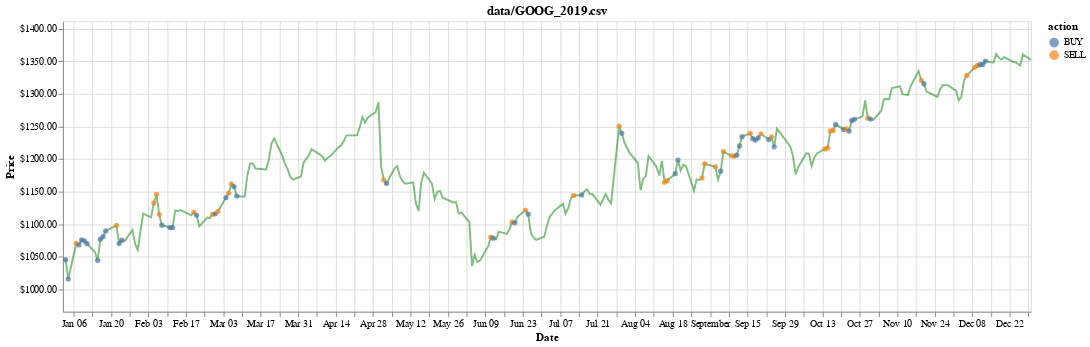

Notebook cell for this chart:
### Code cell
chart = visualize(df, history, title=test_stock)
chart

### Figure 1 — Vega-Lite specification as saved in the notebook (floating-point values rounded to 4 significant figures; data arrays with more than 128 entries replaced by an {"elided": "..."} marker saying what was removed)
{"config": {"view": {"continuousWidth": 400, "continuousHeight": 300}}, "layer": [{"mark": {"type": "line", "color": "green", "opacity": 0.5}, "encoding": {"x": {"type": "temporal", "field": "date"}, "y": {"type": "quantitative", "axis": {"format": "$.2f", "title": "Price"}, "field": "position", "scale": {"clamp": true, "domain": [966.1, 1411.0]}}}, "selection": {"selector005": {"type": "interval", "bind": "scales", "encodings": ["x"]}}}, {"mark": {"type": "point", "filled": true}, "encoding": {"color": {"type": "nominal", "field": "action"}, "x": {"type": "temporal", "axis": {"title": "Date"}, "field": "date"}, "y": {"type": "quantitative", "axis": {"format": "$.2f", "title": "Price"}, "field": "position", "scale": {"clamp": true, "domain": [966.1, 1411.0]}}}, "selection": {"selector006": {"type": "interval", "bind": "scales", "encodings": ["x"]}}, "transform": [{"filter": "(datum.action !== 'HOLD')"}]}], "data": {"name": "data-feffd27f0e580c0383e70cac8aaf8b51"}, "height": 300, "title": "data/GOOG_2019.csv", "width": 1000, "$schema": "https://vega.github.io/schema/vega-lite/v4.0.0.json", "datasets": {"data-feffd27f0e580c0383e70cac8aaf8b51": {"elided": "251 records"}}}
